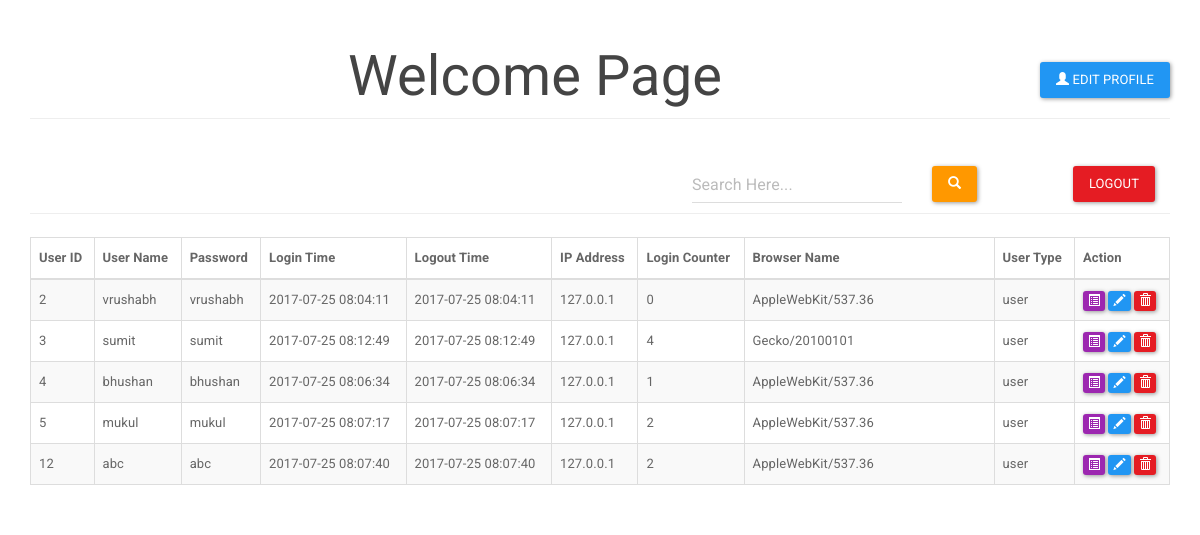
Page /user/admin/adminwelcome.php (signed in) on the committed database.
### tables this page shows
CREATE TABLE `tbl_user` (
  `user_id` int(11) NOT NULL,
  `user_name` varchar(50) NOT NULL,
  `user_password` varchar(50) NOT NULL,
  `login_time` timestamp NOT NULL DEFAULT CURRENT_TIMESTAMP ON UPDATE CURRENT_TIMESTAMP,
  `logout_time` timestamp NOT NULL DEFAULT '0000-00-00 00:00:00',
  `ip_address` varchar(50) DEFAULT NULL,
  `login_counter` int(10) DEFAULT '0',
  `browser_name` varchar(60) NOT NULL,
  `user_type_id` int(1) NOT NULL
);

CREATE TABLE `tbl_user_type` (
  `user_type_id` int(11) NOT NULL,
  `user_type_name` varchar(40) NOT NULL
);

### user/admin/adminwelcome.php (the view, shortened to what this page needs)
<?php  include '../inc/header.php';
if (isset($_POST['btn_search'])) {
	$keyword= trim($_POST['txtSearch']);
	$searchQry = "SELECT u.user_id,u.user_name, u.user_password, u.login_time, u.logout_time,u.ip_address,u.login_counter,u.browser_name,ut.user_type_name FROM tbl_user u INNER JOIN tbl_user_type ut ON u.user_type_id = ut.user_type_id AND u.user_type_id=2 AND (u.user_name LIKE '$keyword%' OR u.browser_name LIKE '$keyword%' OR u.login_counter LIKE '$keyword' OR u.user_password LIKE '$keyword%' OR u.user_id LIKE '$keyword')";
	$sqlSelectedAll = mysqli_query($connection, $searchQry);
}else{
	$sqlSelectAll = "SELECT u.user_id,u.user_name, u.user_password, u.login_time, u.logout_time,u.ip_address,u.login_counter,u.browser_name,ut.user_type_name FROM tbl_user u INNER JOIN tbl_user_type ut ON u.user_type_id = ut.user_type_id AND u.user_type_id=2 ";
                               $sqlSelectedAll = mysqli_query($connection, $sqlSelectAll);
}
  ?>
<div class="welcome_main clearfix">
    <div class="welcome_wrap clearfix">
        <div class="container">
            <h1 class="page-header text-center">Welcome Page
                <?php  if($_SESSION['LOGINID'] == 1){ ?>
                <span class="pull-right"><a href="admin_edit.php" class="btn btn-primary"><span class="glyphicon glyphicon-user"></span> Edit Profile</a>
                </span>
                <?php } ?>
            </h1>
            <span class="col-md-10">
			    	<span class="form-group clearfix">
			    		<form action="" method="post" class="srch_form clearfix pull-right">
			    		<span class="col-md-10"><input type="text" class="form-control" name="txtSearch" placeholder="Search Here..."> </span>
            <span class="col-md-2"><button class="btn btn-warning" type="submit" name="btn_search"><i class="glyphicon glyphicon-search"></i></button></span>
            </form>
            </span>
            </span>
            <br>
            <span class="col-md-2"><a href="logout.php" class="btn btn-danger pull-right">logout</a></span>
            <hr>
            <table class="table table-responsive  table-bordered table-striped table-hover">
                <thead>
                    <tr>
                        <th>User ID</th>
                        <th>User Name</th>
                        <th>Password</th>
                        <th>Login Time</th>
                        <th>Logout Time</th>
                        <th>IP Address</th>
                        <th>Login Counter</th>
                        <th>Browser Name</th>
                        <th>User Type</th>
                        <th>Action</th>
                    </tr>
                </thead>
                <tbody>
                    <?php
                               while ($list = mysqli_fetch_object($sqlSelectedAll)) {
                                    $user_id = $list->user_id;
                                    $user_name = $list->user_name;
                                    $user_password = $list->user_password;
                                    $login_time = $list->login_time;
                                    $logout_time = $list->logout_time;
                                    $ip_address = $list->ip_address;
                                    $login_counter = $list->login_counter;
                                    $browser_name = $list->browser_name;
                                    $user_type = $list->user_type_name;
                                ?>
				                    <tr>
				                        <td>
				                            <?php echo $user_id;  ?>
				                        </td>
				                        <td>
				                            <?php echo $user_name;  ?>
				                        </td>
				                        <td>
				                            <?php echo $user_password;  ?>
				                        </td>
				                        <td>
				                            <?php echo $login_time;  ?>
				                        </td>
				                        <td>
				                            <?php echo $logout_time;  ?>
				                        </td>
				                        <td>
				                            <?php echo $ip_address;  ?>
				                        </td>
				                        <td>
				                            <?php echo $login_counter;  ?>
				                        </td>
				                        <td class="bw_td">
				                            <?php echo $browser_name;  ?>
				                        </td>
				                        <td>
				                            <?php echo $user_type;  ?>
				                        </td>
				                        <td>
				                            <a href="view.php?view_id=<?php echo $user_id ; ?>" class="btn btn-info btn-xs" title="view"><span class="glyphicon glyphicon-list-alt"></span></a>
				                            <a href="edit.php?edit_id=<?php echo $user_id ; ?>" class="btn btn-primary btn-xs"><span class="glyphicon glyphicon-pencil" title="edit"></span></a>
				                            <a href="delete.php?delete_id=<?php echo $user_id ; ?>" class="btn btn-danger btn-xs" title="delete"><span class="glyphicon glyphicon-trash"></span></a>
				                        </td>
				                    </tr>
                    <?php } ?>
                </tbody>
            </table>
        </div>
    </div>
</div>
<?php  include '../inc/footer.php';  ?>

### user/inc/header.php (shortened to what this page needs)
<!DOCTYPE html>
<html lang="en">
<head>
    <link rel="stylesheet" href="../css/bootstrap.min.css">
    <link rel="stylesheet" href="../css/style.css">
</head>
<body>

### user/inc/footer.php (shortened to what this page needs)
</body>
</html>

### user/css/style.css (style rules this page uses)
.bw_td { width: 250px; }
.srch_form { margin-top: 24px; }

### rows in the picture
tbl_user: user_id "2", user_name "vrushabh", user_password "vrushabh", login_time "2017-07-25 08:04:11", logout_time "2017-07-25 08:04:11", ip_address "127.0.0.1", login_counter "0", browser_name "AppleWebKit/537.36", user_type.user_type_name "user"
tbl_user: user_id "3", user_name "sumit", user_password "sumit", login_time "2017-07-25 08:12:49", logout_time "2017-07-25 08:12:49", ip_address "127.0.0.1", login_counter "4", browser_name "Gecko/20100101", user_type.user_type_name "user"
tbl_user: user_id "4", user_name "bhushan", user_password "bhushan", login_time "2017-07-25 08:06:34", logout_time "2017-07-25 08:06:34", ip_address "127.0.0.1", login_counter "1", browser_name "AppleWebKit/537.36", user_type.user_type_name "user"
tbl_user: user_id "5", user_name "mukul", user_password "mukul", login_time "2017-07-25 08:07:17", logout_time "2017-07-25 08:07:17", ip_address "127.0.0.1", login_counter "2", browser_name "AppleWebKit/537.36", user_type.user_type_name "user"
tbl_user: user_id "12", user_name "abc", user_password "abc", login_time "2017-07-25 08:07:40", logout_time "2017-07-25 08:07:40", ip_address "127.0.0.1", login_counter "2", browser_name "AppleWebKit/537.36", user_type.user_type_name "user"
